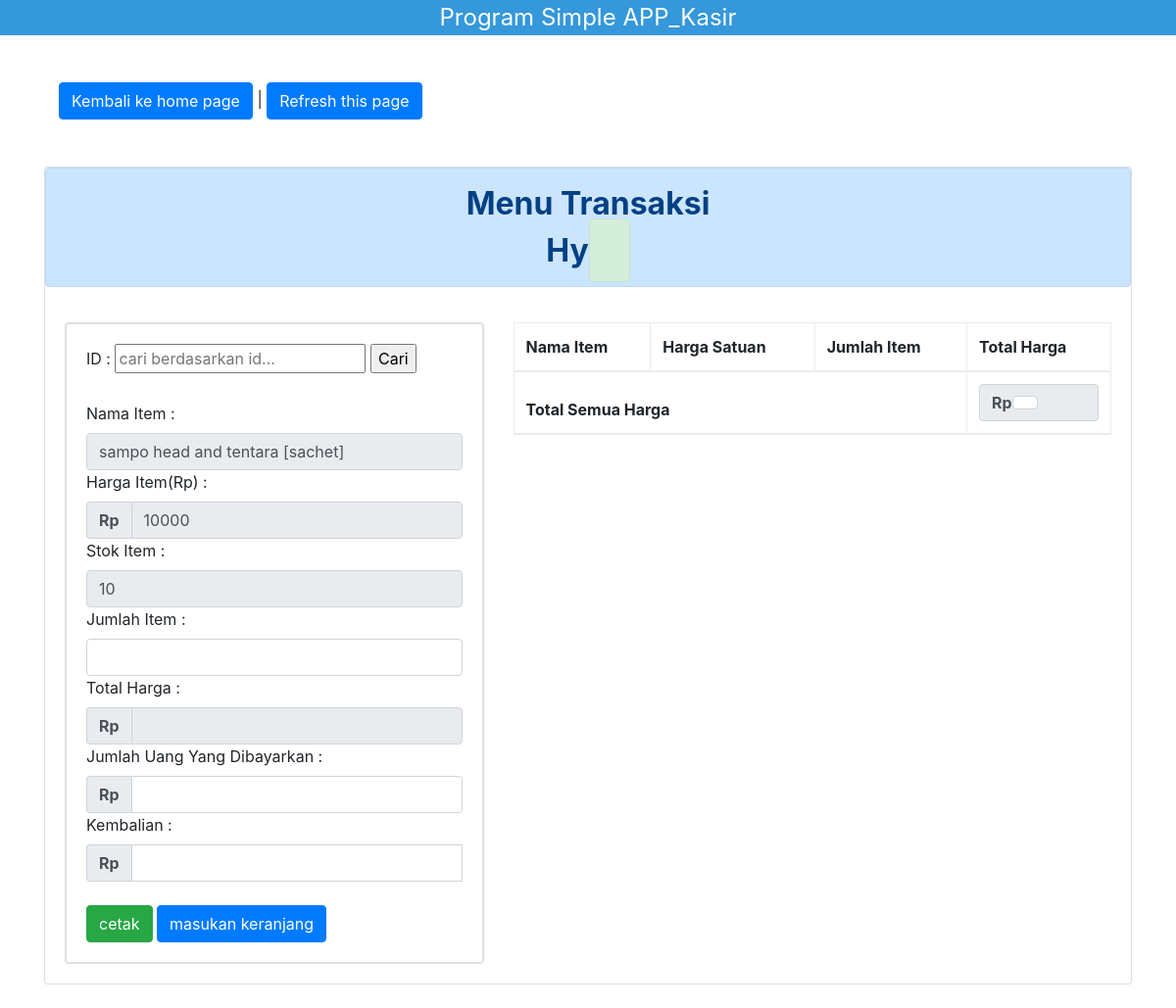
The page /manage/transaksi.php?cari=6 on the database its author committed.
### tables this page shows
CREATE TABLE IF NOT EXISTS `barang` (
  `id` int(11) NOT NULL AUTO_INCREMENT,
  `namabrg` varchar(150) DEFAULT NULL,
  `hargabrg` varchar(150) DEFAULT NULL,
  `stokbrg` varchar(150) DEFAULT NULL,
  PRIMARY KEY (`id`)
);

### manage/transaksi.php (the view, shortened to what this page needs)
<?php
require_once 'header.php';
include '../configuration/konek.php';
?>
<br>
<br>
<div class="container">
  <div class="col-md-10">
    <a href="index.php"><button class="btn btn-primary">Kembali ke home page</button></a> |
    <a href="transaksi.php"><button class="btn btn-primary">Refresh this page</button></a>
  </div>
  <br>
  <br>
  <div class="card card-default">
    <div class="card-heading">
      <center><font class="alert alert-primary card card-title" size="6"><b>Menu Transaksi <br>Hy <font class="alert alert-success"><?php echo $_SESSION['username']; ?></font></b></font></center>
    </div>
    <div class="card-body">
      <div class="row justify-content-start">
        <div class="col-5">
          <div class="card card-primary">
            <div class="card card-body">
              <form action="" method="get">
                <label>ID :</label>
                <input type="text" name="cari" placeholder="cari berdasarkan id...">
                <input type="submit" value="Cari">
              </form>
              <?php
              $cari = $_GET['cari'];
              if ($cari != '') {
              $query = mysqli_query($konek, "select * from barang where id like '".$cari."'");
              }
              if (mysqli_num_rows($query)) {
                while ($tam = mysqli_fetch_array($query)) {
              ?>
              <br>
              <form action="" method="post" name="harga">
                <label>Nama Item :</label>
                <input type="text" name="namabrg" value="<?php echo $tam['1'] ?>" class="form-control" readonly>
                <label>Harga Item(Rp) :</label>
                <div class="input-group">
                  <span class="input-group-addon"><strong>Rp</strong></span><input type="text" id="hargabrg" onfocus="startHitung()" onblur="rampungHitung()" name="hargabrg" value="<?php echo $tam['2'] ?>" class="form-control" readonly>
                </div>
                <label>Stok Item :</label>
                <input type="number" name="stokbrg" value="<?php echo $tam['3'] ?>" class="form-control" readonly>
                <label>Jumlah Item :</label>
                <input type="number" id="jumlahbrg" onfocus="startHitung()" onblur="rampungHitung()" name="jumlahbrg" class="form-control">
                <label>Total Harga :</label>
                <div class="input-group">
                  <span class="input-group-addon"><strong>Rp</strong></span><input type="text" onfocus="startKembali()" onblur="rampungKembali()" name="totalbrg" id="totalbrg" name="totalbrg" class="form-control" readonly>
                </div>
                <label>Jumlah Uang Yang Dibayarkan :</label>
                <div class="input-group">
                  <span class="input-group-addon"><strong>Rp</strong></span><input type="text" onfocus="startKembali()" onblur="rampungKembali()" id="duitbrg" name="duitbrg" class="form-control">
                </div>
                <label>Kembalian :</label>
                <div class="input-group">
                  <span class="input-group-addon"><strong>Rp</strong></span><input type="text" id="kembalibrg" name="kembalibrg" class="form-control"><br>
                </div>
                <br>
                <input type="submit" name="langsung" value="cetak" class="btn btn-success">
                <input type="submit" name="add" value="masukan keranjang" class="btn btn-primary">
              </form>
              <?php
                }
              }
              ?>
            </div>
          </div>
        </div>
        <div class="col-7">
              <form action="" method="get">
                <table class="table table-bordered table-striped">
                  <thead>
                    <tr>
                      <th colspan="2">Nama Item</th>
                      <th>Harga Satuan</th>
                      <th>Jumlah Item</th>
                      <th>Total Harga</th>
                    </tr>
                  </thead>
                   <thead>
                     <tr>
                       <th colspan="4">Total Semua Harga</th>
                       <td colspan="2"><span class="input-group-addon"><b>Rp</b><strong><font name="totalsemua" onfocus="readyHitung()" onblur="endHitung()" class="form-control" type="text"></font></strong></span></td>
                     </tr>
                   </thead>
                </table>
              </form>
            </div>
        </div>
      </div>
  </div>
  <br>
</div>
<?php require_once 'footer.php'; ?>

### rows shown on the page
barang: namabrg "sampo head and tentara [sachet]", hargabrg "10000", stokbrg "10"
